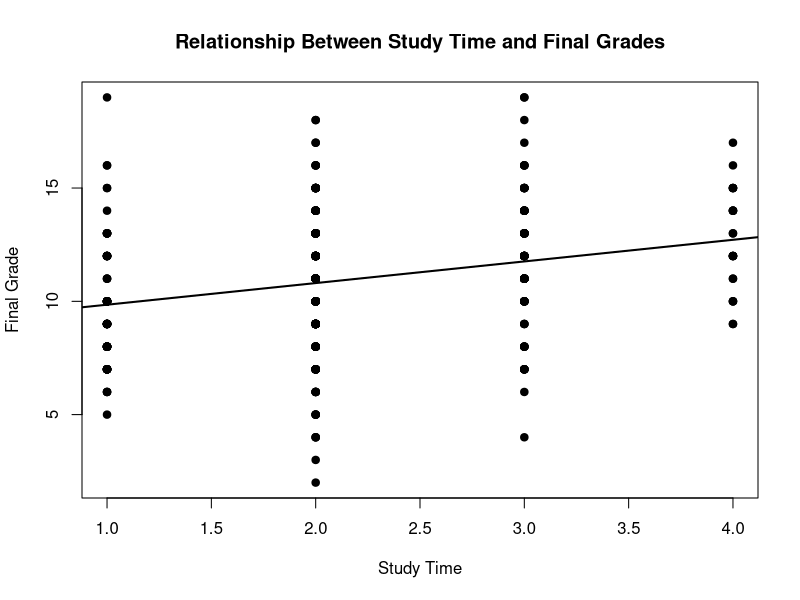

Recreate this plot in R.
## ---- chunk 1
library(readr)
library(car)
library(glmnet)
library(rpart)
library(randomForest)
## ---- chunk 2
student <- read_csv("Student_marks.csv")
## ---- chunk 3
head(student)
## ---- chunk 4

dim(student)
## ---- chunk 5

names(student)
## ---- chunk 6
str(student)
## ---- chunk 7

summary(student)
## ---- chunk 8
names(student) <- c(
  "School",
  "Gender",
  "Age",
  "Residence",
  "Family_Size",
  "Parent_Status",
  "Mother_Education",
  "Father_Education",
  "Mother_Occupation",
  "Father_Occupation",
  "School_Choice_Reason",
  "Guardian",
  "Travel_Time",
  "Study_Time",
  "Past_Failures",
  "School_Support",
  "Family_Support",
  "Paid_Classes",
  "Extracurricular_Activities",
  "Nursery_Attendance",
  "Higher_Education_Intent",
  "Internet_Access",
  "Romantic_Relationship",
  "Family_Relationship",
  "Free_Time",
  "Social_Outings",
  "Workday_Alcohol",
  "Weekend_Alcohol",
  "Health_Status",
  "School_Absences",
  "First_Period_Grade",
  "Second_Period_Grade",
  "Final_Grade"
)

names(student)
## ---- chunk 9
categorical_variables <- c(
  "School",
  "Gender",
  "Residence",
  "Family_Size",
  "Parent_Status",
  "Mother_Occupation",
  "Father_Occupation",
  "School_Choice_Reason",
  "Guardian",
  "School_Support",
  "Family_Support",
  "Paid_Classes",
  "Extracurricular_Activities",
  "Nursery_Attendance",
  "Higher_Education_Intent",
  "Internet_Access",
  "Romantic_Relationship"
)

student[categorical_variables] <- lapply(
  student[categorical_variables],
  factor
)

str(student)
## ---- chunk 10
# Count missing values in each variable
colSums(is.na(student))

# Calculate the total number of missing values
sum(is.na(student))
student_clean <- na.omit(student)
## ---- chunk 11
simple_model <- lm(
  Final_Grade ~ Study_Time,
  data = student_clean
)

summary(simple_model)
## ---- chunk 12
plot(
  student_clean$Study_Time,
  student_clean$Final_Grade,
  main = "Relationship Between Study Time and Final Grades",
  xlab = "Study Time",
  ylab = "Final Grade",
  pch = 19
)

abline(simple_model, lwd = 2)
## ---- chunk 13
multiple_model <- lm(
  Final_Grade ~ Age +
    Mother_Education +
    Father_Education +
    Study_Time +
    Past_Failures +
    School_Absences +
    Social_Outings +
    Health_Status +
    Gender +
    Internet_Access,
  data = student_clean
)

summary(multiple_model)
## ---- chunk 14
polynomial_model <- lm(
  Final_Grade ~ Age + I(Age^2),
  data = student_clean
)

summary(polynomial_model)
## ---- chunk 15
interaction_model <- lm(
  Final_Grade ~ Study_Time * Past_Failures +
    Age +
    School_Absences +
    Gender,
  data = student_clean
)

summary(interaction_model)
## ---- chunk 16
